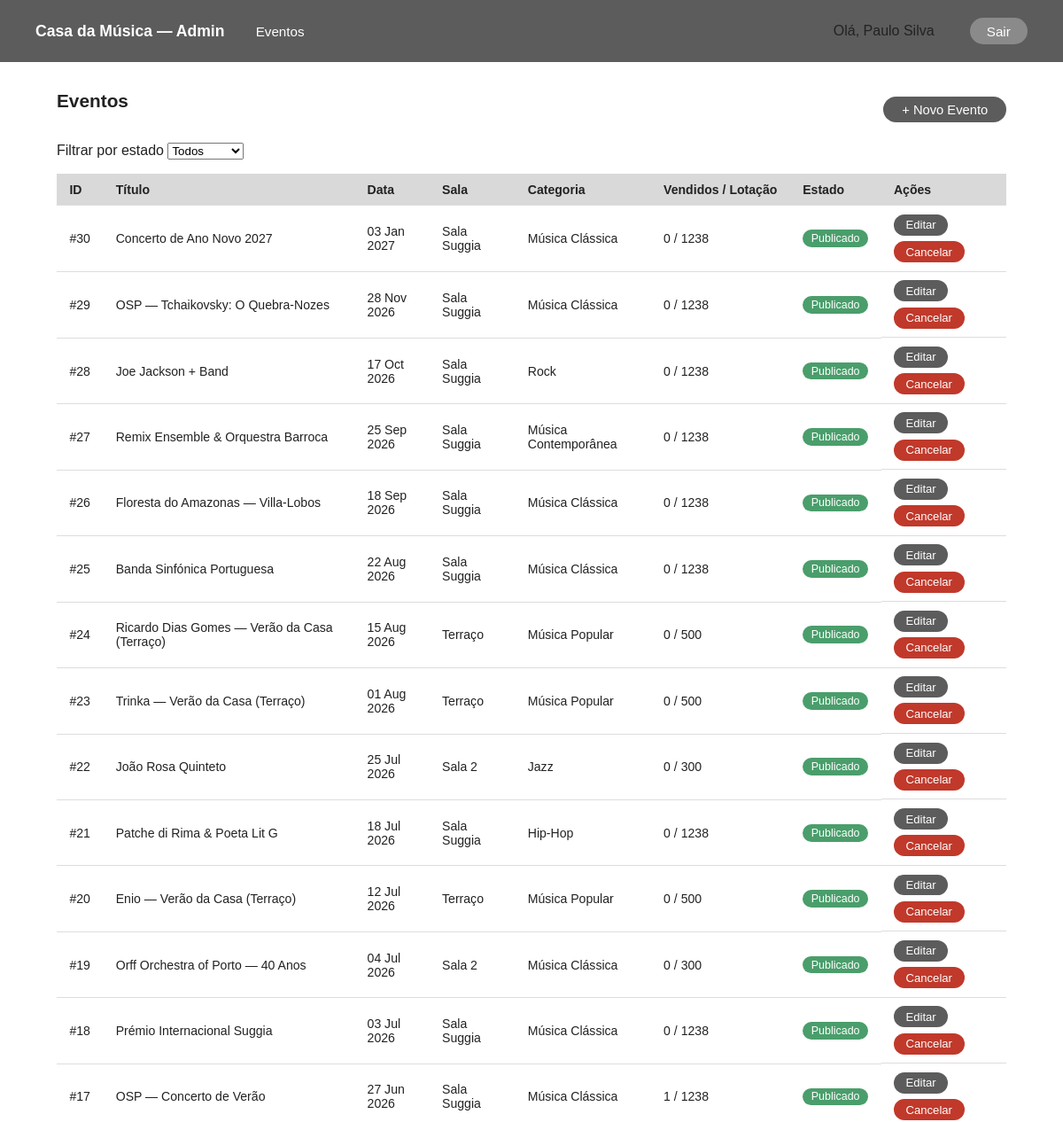
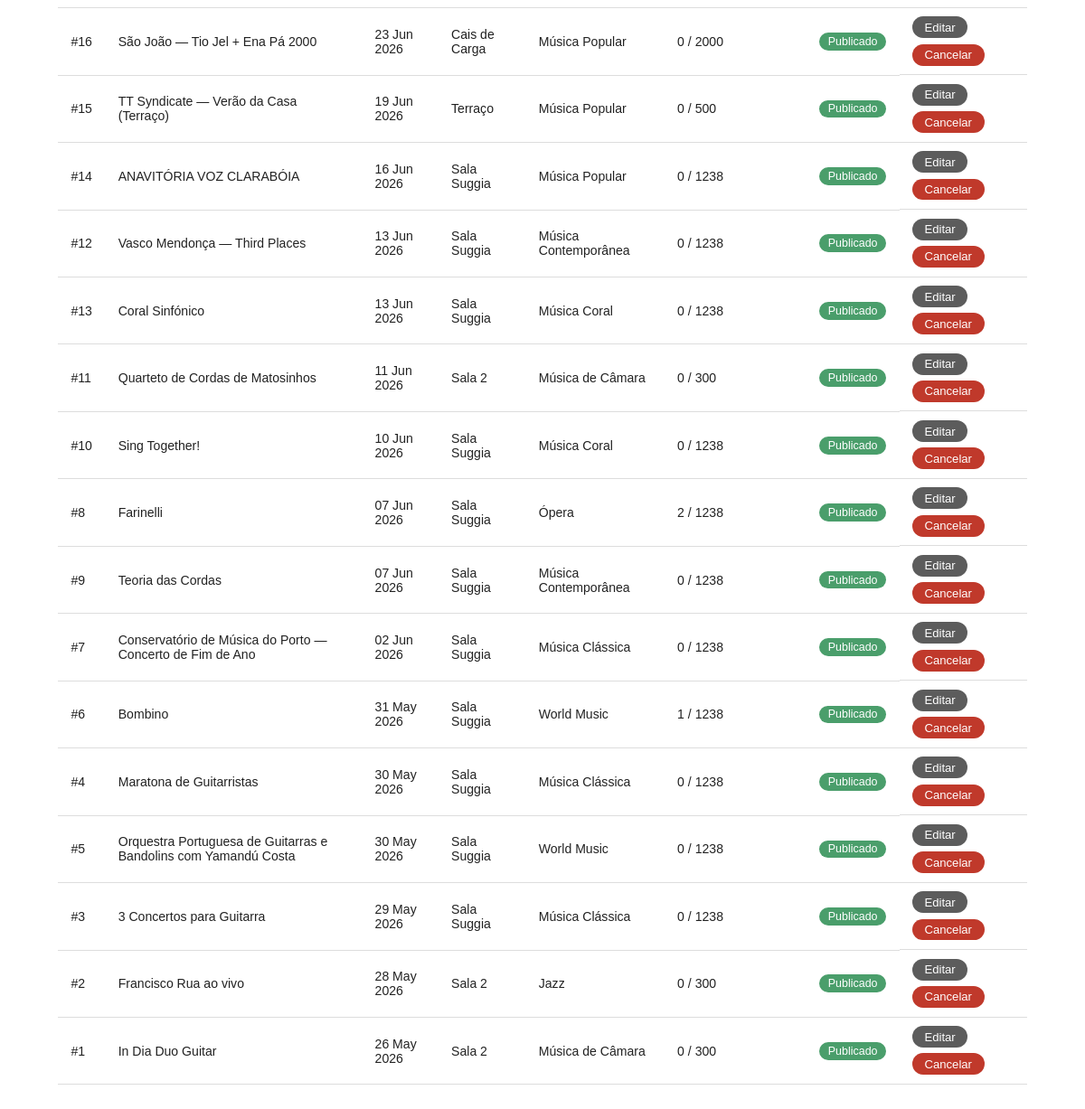
Page /admin-eventos.php (signed in) on the committed database (2 pictures, top to bottom).
### tables this page shows
CREATE TABLE eventos (
            id                  INTEGER PRIMARY KEY AUTOINCREMENT,
            nome                TEXT    NOT NULL,
            descricao           TEXT,
            data                TEXT    NOT NULL,
            hora                TEXT    NOT NULL,
            sala                TEXT    NOT NULL,
            categoria           TEXT    NOT NULL,
            classificacao_etaria TEXT   DEFAULT 'Livre',
            capacidade          INTEGER NOT NULL DEFAULT 300,
            estado              TEXT    NOT NULL DEFAULT 'rascunho'
                                        CHECK(estado IN ('publicado','rascunho','cancelado')),
            data_criacao        TEXT    NOT NULL DEFAULT (datetime('now'))
        );

### scripts/sessao.php (called while the page is built, shortened)
<?php
function getUtilizador(): array {
    return [
        'id'     => $_SESSION['utilizador_id'] ?? null,
        'nome'   => $_SESSION['nome']           ?? '',
        'email'  => $_SESSION['email']          ?? '',
        'perfil' => $_SESSION['perfil']         ?? '',
    ];
}

### admin-eventos.php (the view, shortened to what this page needs)
<?php
require_once 'scripts/sessao.php';
$db = getDB();
$sql = 'SELECT e.id, e.nome, e.data, e.hora, e.sala, e.categoria, e.capacidade, e.estado,
               COALESCE(SUM(ic.quantidade),0) AS vendidos
        FROM eventos e
        LEFT JOIN compras c ON c.evento_id = e.id AND c.estado = \'confirmado\'
        LEFT JOIN itens_compra ic ON ic.compra_id = c.id';
$sql .= ' GROUP BY e.id ORDER BY e.data DESC';
$stmt = $db->prepare($sql);
$res = $stmt->execute();
$eventos = [];
while ($row = $res->fetchArray(SQLITE3_ASSOC)) {
    $eventos[] = $row;
}
$estadoBadge = ['publicado' => 'badge-green', 'rascunho' => 'badge-gray', 'cancelado' => 'badge-red'];
$admin = getUtilizador();
?>
<!DOCTYPE html>
<html lang="pt">
<head>
  <link rel="stylesheet" href="styles/admin.css" />
</head>
<body>
  <nav class="nav-admin">
    <div class="nav-left">
      <a href="admin.php" class="nav-brand">Casa da Música — Admin</a>
      <a href="admin-eventos.php" class="btn-pill">Eventos</a>
    </div>
    <div class="nav-right">
      <span class="text-sm" style="margin-right:1rem;">Olá, <?= htmlspecialchars($admin['nome']) ?></span>
      <a href="scripts/logout.php" class="btn-pill btn-pill-light">Sair</a>
    </div>
  </nav>
  <main class="page">
    <div class="sec-header">
      <h1 class="page-title">Eventos</h1>
      <a href="admin-evento-criar.php" class="btn">+ Novo Evento</a>
    </div>
    <form method="GET" action="admin-eventos.php" style="margin-bottom:1rem; display:flex; gap:1rem; align-items:flex-end; flex-wrap:wrap;">
      <div class="form-group" style="margin-bottom:0;">
        <label for="estado">Filtrar por estado</label>
        <select id="estado" name="estado" onchange="this.form.submit()">
          <option value="">Todos</option>
        </select>
      </div>
    </form>
    <div class="table-wrap">
      <table>
        <thead>
          <tr>
            <th>ID</th>
            <th>Título</th>
            <th>Data</th>
            <th>Sala</th>
            <th>Categoria</th>
            <th>Vendidos / Lotação</th>
            <th>Estado</th>
            <th>Ações</th>
          </tr>
        </thead>
        <tbody>
          <?php foreach ($eventos as $ev): ?>
          <tr>
            <td>#<?= (int)$ev['id'] ?></td>
            <td><?= htmlspecialchars($ev['nome']) ?></td>
            <td><?= htmlspecialchars(date('d M Y', strtotime($ev['data']))) ?></td>
            <td><?= htmlspecialchars($ev['sala']) ?></td>
            <td><?= htmlspecialchars($ev['categoria']) ?></td>
            <td><?= (int)$ev['vendidos'] ?> / <?= (int)$ev['capacidade'] ?></td>
            <td><span class="badge <?= $estadoBadge[$ev['estado']] ?? 'badge-gray' ?>"><?= ucfirst(htmlspecialchars($ev['estado'])) ?></span></td>
            <td class="col-actions">
              <a href="admin-evento-editar.php?id=<?= (int)$ev['id'] ?>" class="btn btn-sm">Editar</a>
              <?php if ($ev['estado'] !== 'cancelado'): ?>
              <form method="POST" action="scripts/cancelar_evento.php" style="display:inline;"
                    onsubmit="return confirm('Cancelar «<?= htmlspecialchars(addslashes($ev['nome'])) ?>»?')">
                <button type="submit" class="btn btn-sm btn-danger">Cancelar</button>
              </form>
              <?php endif; ?>
            </td>
          </tr>
          <?php endforeach; ?>
        </tbody>
      </table>
    </div>
  </main>
</body>
</html>

### styles/admin.css (style rules this page uses)
*, *::before, *::after { box-sizing: border-box; margin: 0; padding: 0; }
body { font-family: sans-serif; color: #222; background: #fff; }
nav { display: flex; align-items: center; justify-content: space-between; background: #d9d9d9; padding: 0 2.5rem; height: 70px; position: sticky; top: 0; z-index: 10; }
.nav-left { display: flex; align-items: center; gap: 1rem; }
.nav-right { display: flex; align-items: center; gap: 1.5rem; }
.nav-brand { font-weight: bold; font-size: 1.1rem; color: #222; text-decoration: none; }
.nav-admin { background: #5c5c5c; }
.nav-admin .nav-brand { color: #fff; }
.btn-pill { background: #5c5c5c; color: #fff; border: none; border-radius: 999px; padding: 0.42rem 1.2rem; font-size: 0.95rem; cursor: pointer; text-decoration: none; display: inline-block; white-space: nowrap; }
.btn-pill-light { background: #8a8a8a; }
.page { padding: 2rem 4rem; max-width: 1200px; margin: 0 auto; }
.page-title { font-size: 1.3rem; font-weight: bold; margin-bottom: 1.2rem; }
.btn { background: #5c5c5c; color: #fff; border: none; border-radius: 999px; padding: 0.42rem 1.3rem; font-size: 0.92rem; cursor: pointer; text-decoration: none; display: inline-block; white-space: nowrap; }
.btn-sm { padding: 0.28rem 0.85rem; font-size: 0.82rem; }
.btn-danger { background: #c0392b; }
.sec-header { display: flex; justify-content: space-between; align-items: center; margin-bottom: 1rem; }
.table-wrap { overflow-x: auto; }
table { width: 100%; border-collapse: collapse; }
th, td { padding: 0.6rem 0.9rem; text-align: left; border-bottom: 1px solid #ddd; font-size: 0.88rem; }
th { background: #d9d9d9; font-weight: 600; white-space: nowrap; }
.col-actions { display: flex; gap: 0.4rem; flex-wrap: wrap; }
.badge { display: inline-block; padding: 0.18rem 0.6rem; border-radius: 999px; font-size: 0.78rem; background: #999; color: #fff; }
.badge-green { background: #4a9e6b; }

### rows in the picture
eventos: id "30", nome "Concerto de Ano Novo 2027", data "03 Jan 2027", sala "Sala Suggia", categoria "Música Clássica", vendidos "0", capacidade "1238", estado "Publicado"
eventos: id "29", nome "OSP — Tchaikovsky: O Quebra-Nozes", data "28 Nov 2026", sala "Sala Suggia", categoria "Música Clássica", vendidos "0", capacidade "1238", estado "Publicado"
eventos: id "28", nome "Joe Jackson + Band", data "17 Oct 2026", sala "Sala Suggia", categoria "Rock", vendidos "0", capacidade "1238", estado "Publicado"
eventos: id "27", nome "Remix Ensemble & Orquestra Barroca", data "25 Sep 2026", sala "Sala Suggia", categoria "Música Contemporânea", vendidos "0", capacidade "1238", estado "Publicado"
eventos: id "26", nome "Floresta do Amazonas — Villa-Lobos", data "18 Sep 2026", sala "Sala Suggia", categoria "Música Clássica", vendidos "0", capacidade "1238", estado "Publicado"
eventos: id "25", nome "Banda Sinfónica Portuguesa", data "22 Aug 2026", sala "Sala Suggia", categoria "Música Clássica", vendidos "0", capacidade "1238", estado "Publicado"
eventos: id "24", nome "Ricardo Dias Gomes — Verão da Casa (Terraço)", data "15 Aug 2026", sala "Terraço", categoria "Música Popular", vendidos "0", capacidade "500", estado "Publicado"
eventos: id "23", nome "Trinka — Verão da Casa (Terraço)", data "01 Aug 2026", sala "Terraço", categoria "Música Popular", vendidos "0", capacidade "500", estado "Publicado"
eventos: id "22", nome "João Rosa Quinteto", data "25 Jul 2026", sala "Sala 2", categoria "Jazz", vendidos "0", capacidade "300", estado "Publicado"
eventos: id "21", nome "Patche di Rima & Poeta Lit G", data "18 Jul 2026", sala "Sala Suggia", categoria "Hip-Hop", vendidos "0", capacidade "1238", estado "Publicado"
eventos: id "20", nome "Enio — Verão da Casa (Terraço)", data "12 Jul 2026", sala "Terraço", categoria "Música Popular", vendidos "0", capacidade "500", estado "Publicado"
eventos: id "19", nome "Orff Orchestra of Porto — 40 Anos", data "04 Jul 2026", sala "Sala 2", categoria "Música Clássica", vendidos "0", capacidade "300", estado "Publicado"
eventos: id "18", nome "Prémio Internacional Suggia", data "03 Jul 2026", sala "Sala Suggia", categoria "Música Clássica", vendidos "0", capacidade "1238", estado "Publicado"
eventos: id "17", nome "OSP — Concerto de Verão", data "27 Jun 2026", sala "Sala Suggia", categoria "Música Clássica", vendidos "1", capacidade "1238", estado "Publicado"
eventos: id "16", nome "São João — Tio Jel + Ena Pá 2000", data "23 Jun 2026", sala "Cais de Carga", categoria "Música Popular", vendidos "0", capacidade "2000", estado "Publicado"
eventos: id "15", nome "TT Syndicate — Verão da Casa (Terraço)", data "19 Jun 2026", sala "Terraço", categoria "Música Popular", vendidos "0", capacidade "500", estado "Publicado"
eventos: id "14", nome "ANAVITÓRIA VOZ CLARABÓIA", data "16 Jun 2026", sala "Sala Suggia", categoria "Música Popular", vendidos "0", capacidade "1238", estado "Publicado"
eventos: id "12", nome "Vasco Mendonça — Third Places", data "13 Jun 2026", sala "Sala Suggia", categoria "Música Contemporânea", vendidos "0", capacidade "1238", estado "Publicado"
eventos: id "13", nome "Coral Sinfónico", data "13 Jun 2026", sala "Sala Suggia", categoria "Música Coral", vendidos "0", capacidade "1238", estado "Publicado"
eventos: id "11", nome "Quarteto de Cordas de Matosinhos", data "11 Jun 2026", sala "Sala 2", categoria "Música de Câmara", vendidos "0", capacidade "300", estado "Publicado"
eventos: id "10", nome "Sing Together!", data "10 Jun 2026", sala "Sala Suggia", categoria "Música Coral", vendidos "0", capacidade "1238", estado "Publicado"
eventos: id "8", nome "Farinelli", data "07 Jun 2026", sala "Sala Suggia", categoria "Ópera", vendidos "2", capacidade "1238", estado "Publicado"
eventos: id "9", nome "Teoria das Cordas", data "07 Jun 2026", sala "Sala Suggia", categoria "Música Contemporânea", vendidos "0", capacidade "1238", estado "Publicado"
eventos: id "7", nome "Conservatório de Música do Porto — Concerto de Fim de Ano", data "02 Jun 2026", sala "Sala Suggia", categoria "Música Clássica", vendidos "0", capacidade "1238", estado "Publicado"
eventos: id "6", nome "Bombino", data "31 May 2026", sala "Sala Suggia", categoria "World Music", vendidos "1", capacidade "1238", estado "Publicado"
eventos: id "4", nome "Maratona de Guitarristas", data "30 May 2026", sala "Sala Suggia", categoria "Música Clássica", vendidos "0", capacidade "1238", estado "Publicado"
eventos: id "5", nome "Orquestra Portuguesa de Guitarras e Bandolins com Yamandú Costa", data "30 May 2026", sala "Sala Suggia", categoria "World Music", vendidos "0", capacidade "1238", estado "Publicado"
eventos: id "3", nome "3 Concertos para Guitarra", data "29 May 2026", sala "Sala Suggia", categoria "Música Clássica", vendidos "0", capacidade "1238", estado "Publicado"
eventos: id "2", nome "Francisco Rua ao vivo", data "28 May 2026", sala "Sala 2", categoria "Jazz", vendidos "0", capacidade "300", estado "Publicado"
eventos: id "1", nome "In Dia Duo Guitar", data "26 May 2026", sala "Sala 2", categoria "Música de Câmara", vendidos "0", capacidade "300", estado "Publicado"

### other values in the picture
$admin['nome'] "Paulo Silva"
